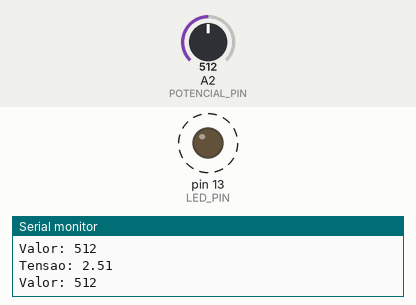
This sketch was run on a simulated Arduino Uno, built with avr-gcc and run on an emulated ATmega328P. On the bench: output pins drawn as LEDs (lit = HIGH), the last lines printed to the serial monitor. Dashed ring = blinking. Inputs (shaded band) come from the test bench; at power-on: A2 (POTENCIAL_PIN) = 512.

Above: at 1.8 s.
1.9 s: A2 (POTENCIAL_PIN) set to 0
At 2.5 s:
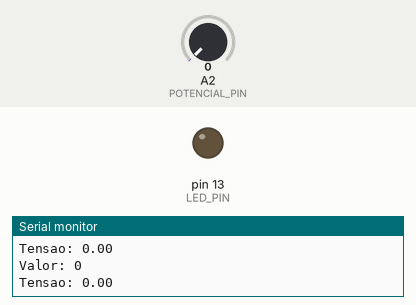
3.6 s: A2 (POTENCIAL_PIN) set to 122
At 3.93 s:
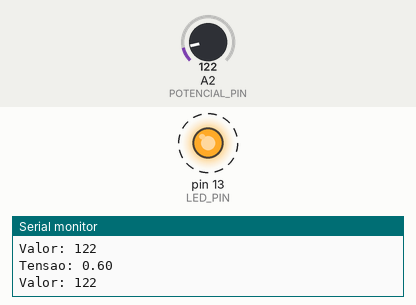
Timing chart, 0 to 13.1 s (numbered marks = the images above; inputs shaded):
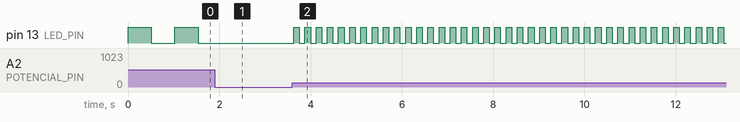

The sketch:

Medidor_Tensao_Analogico.ino
```cpp
int POTENCIAL_PIN = A2;
int LED_PIN = 13; //Digital
int sensorValue = 0;
float tensao = 0.0;
char texto[60];

void setup()
{
    Serial.begin(9600);
    //Iniciar o pino que controlará o LED
    pinMode(LED_PIN, OUTPUT);
}

void loop()
{
    // Ler a entrada digital do potenciometro
    sensorValue = analogRead(POTENCIAL_PIN);
    tensao = 0.0049 * sensorValue; // Equaçao obtida por meio de um polinomio interpolador

    Serial.print("Tensao: ");
    Serial.println(tensao, 2);

    sprintf(texto, "Valor: %d", sensorValue);
    Serial.println(texto);

    // Variar o tempo em que o led fica ligado a depender do valor lido do potenciometro
    digitalWrite(LED_PIN, HIGH);
    delay(sensorValue);

    digitalWrite(LED_PIN, LOW);
    delay(sensorValue);

}
```

Measured:
- after the input at 1.9 s, pin 13 (LED_PIN): stops changing and stays LOW
- after the input at 3.6 s, pin 13 (LED_PIN): alternates HIGH for 0.12 s and LOW for 0.12 s, starting at once
- by itself, pin 13 (LED_PIN): alternates HIGH for 0.51 s and LOW for 0.51 s
